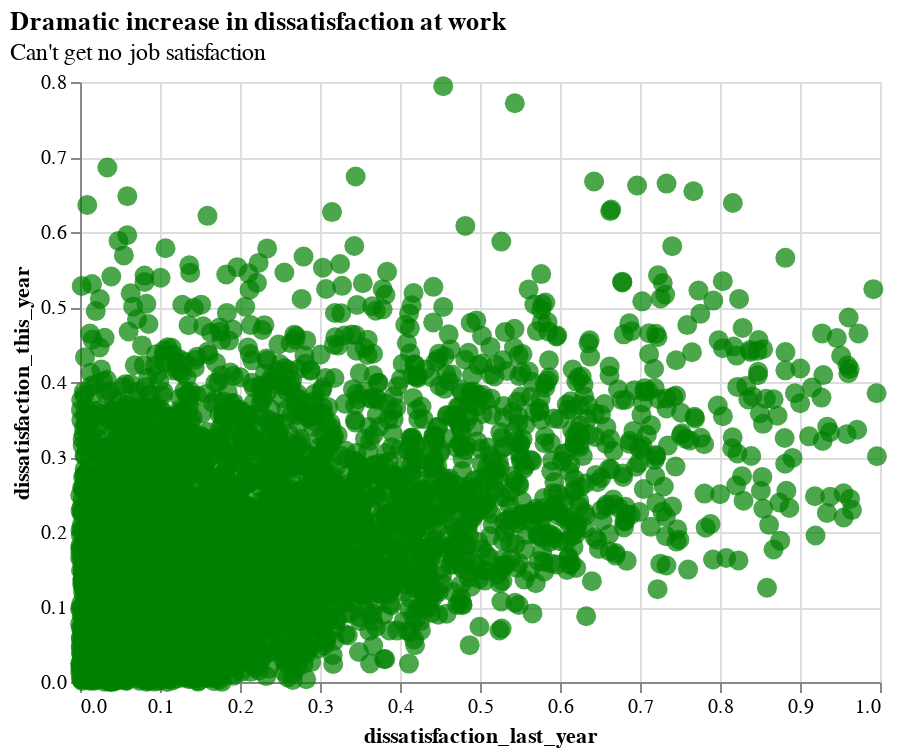

Source (notebook cell):
### Markdown cell above
**Question 1.3** 
<br> {points: 5}

Recreate the plot shown above. Note that this is a lengthy question so we are going to provide several different tests so you can see if you are on your way to getting things.
Here are a few things we will be checking.

- The correct [theme](https://github.com/vega/vega-themes). Take a look at the different options and make sure you are enabling the correct one. 
- Titles, axes labels, titles and subtitles are correct. 
- Colour
- Mapping
- Mark
- Size of the circles (Hint: we used a multiple of 50) 
- test only accepts color designation in one way ^
- test is looking for title to be designated in the encode section ^

^ look at local vs global variables to see why the test doesn't recognize colour/title designation in one location correctly, even though the graphs look the same

*Save the plot in an object named `workers_og_plot`.*

### Code cell
alt.themes.enable('fivethirtyeight');
title = alt.TitleParams(
    text="Dramatic increase in dissatisfaction at work",
    subtitle="Can't get no job satisfaction",
    anchor = 'start')

workers_og_plot = alt.Chart(job_satisfaction_df, title=title).mark_circle(opacity=0.7, size=100, color='green').encode(
    alt.X('dissatisfaction_last_year'),
    alt.Y('dissatisfaction_this_year'))
workers_og_plot

### Figure 1 — Vega-Lite specification as saved in the notebook (floating-point values rounded to 4 significant figures; data arrays with more than 128 entries replaced by an {"elided": "..."} marker saying what was removed)
{"usermeta": {"embedOptions": {"theme": "fivethirtyeight"}}, "config": {"view": {"continuousWidth": 400, "continuousHeight": 300}}, "data": {"name": "data-91552396a47f89f70a9380f74b44f43a"}, "mark": {"type": "circle", "color": "green", "opacity": 0.7, "size": 100}, "encoding": {"x": {"type": "quantitative", "field": "dissatisfaction_last_year"}, "y": {"type": "quantitative", "field": "dissatisfaction_this_year"}}, "title": {"text": "Dramatic increase in dissatisfaction at work", "anchor": "start", "subtitle": "Can't get no job satisfaction"}, "$schema": "https://vega.github.io/schema/vega-lite/v4.8.1.json", "datasets": {"data-91552396a47f89f70a9380f74b44f43a": {"elided": "4451 records"}}}
